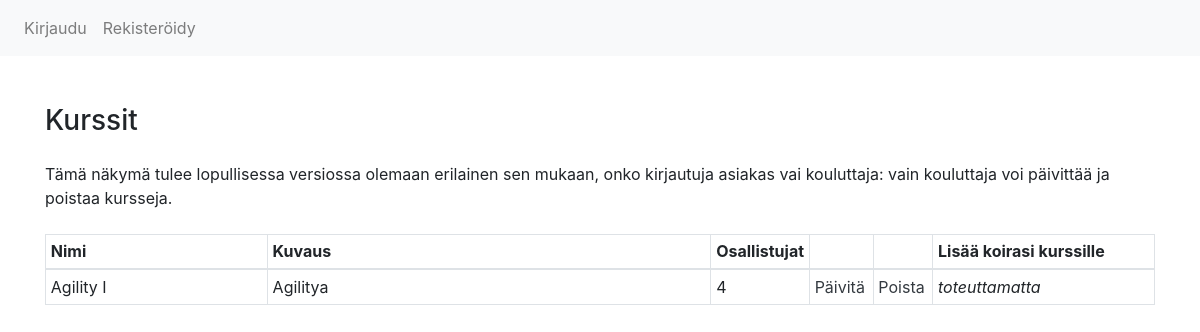
Screenshot of /courses with the database file from the repository.
### application/courses/models.py (models this page shows, shortened)
class Course(Base):
    description = db.Column(db.String(400), nullable=False)
    max_participants = db.Column(db.Integer, nullable=False)

### application/courses/views.py (the view)
@app.route("/courses", methods=["GET"])
def courses_index():
    return render_template("courses/list.html", courses=Course.query.all())

### application/templates/courses/list.html
{% extends "layout.html" %}
{% block body %}
    <div class="row justify-content-md-center mt-5">
        <div class="col-12 ">
            <h3 class="mb-4">Kurssit</h3>
            <p class="mb-4">Tämä näkymä tulee lopullisessa versiossa olemaan erilainen sen mukaan,
                onko kirjautuja asiakas vai kouluttaja: vain kouluttaja voi päivittää ja poistaa kursseja.</p>
            <table class="table table-sm table-bordered table-hover">
                <thead>
                    <tr>
                    <th scope="col" style="width: 20%">Nimi</th>
                    <th scope="col" style="width: 40%">Kuvaus</th>
                    <th scope="col" style="width: 5%">Osallistujat</th>
                    <th scope="col" style="width: 7,5%"></th>
                    <th scope="col" style="width: 7,5%"></th>
                    <th scope="col" style="width: 20%">Lisää koirasi kurssille</th>
                    </tr>
                </thead>
                {% for course in courses %}
                <tr>
                <td>{{ course.name }}</td>
                <td>{{ course.description }}</td>
                <td>{{ course.max_participants }}</td>
                <td><a href="/courses/update/{{course.id}}" class="text-dark">Päivitä</a></td>
                <td><a href="/courses/delete/{{course.id}}" class="text-dark">Poista</a></td>
                <td><i>toteuttamatta</i></td>
                </tr>
                {% endfor %}
            </table>
        </div>
    </div>
{% endblock %}

### rows the page displays
Course: name "Agility I", description "Agilitya", max_participants "4"
